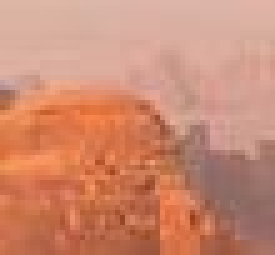
#> input picture python_cuda/export/480.jpg, 55 x 51 px, found by its file name (shown 5 times larger)
$ python main.py
#> lines starting #> are read from the running program, lines starting #| are printed output that depends on the picture
import pycuda.autoinit
import pycuda.driver as drv
import pycuda.compiler as compiler
import numpy as np
import math
import sys
import timeit
from PIL import Image


def apply_filter_cpu(input_image, kernel):
    height, width = input_image.shape
    kernel_height, kernel_width = kernel.shape

    # Padding the image to handle borders
    pad_height, pad_width = kernel_height // 2, kernel_width // 2
    padded_image = np.pad(input_image, ((pad_height, pad_height), (pad_width, pad_width)), mode='constant', constant_values=0)

    # Output image
    output_image = np.zeros_like(input_image)

    # Applying the filter
    for row in range(height):
        for col in range(width):
            for i in range(-pad_height, pad_height + 1):
                for j in range(-pad_width, pad_width + 1):
                    y = min(max(row + i, 0), height - 1)
                    x = min(max(col + j, 0), width - 1)
                    output_image[row, col] += kernel[i + pad_height, j + pad_width] * padded_image[y + pad_height, x + pad_width]

    return output_image

def gaussian_blur_python(input_image:str,output_image:str):

#> called with input_image = 'images\\480.jpg', output_image = 'python_cuda\\export\\480.jpg'
    try:
        img = Image.open(input_image)
#> img is the input picture: PIL image 55x51 RGB; mean R, G, B 204.5, 138.4, 113.9
        input_array = np.array(img)
        red_channel = input_array[:, :, 0].copy()
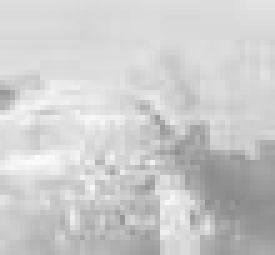
#> red_channel: shape (51, 55) (shown 5 times larger); min 136, max 251, mean 204.5
        green_channel = input_array[:, :, 1].copy()
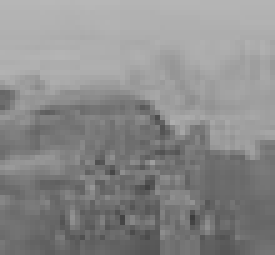
#> green_channel: shape (51, 55) (shown 5 times larger); min 61, max 183, mean 138.4
        blue_channel = input_array[:, :, 2].copy()
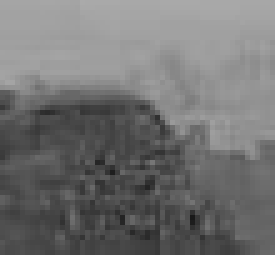
#> blue_channel: shape (51, 55) (shown 5 times larger); min 25, max 170, mean 113.9
    except FileNotFoundError:
        sys.exit("Cannot load image file")


    time_started = timeit.default_timer()

    sigma = 20
    kernel_width = int(3 * sigma)
    if kernel_width % 2 == 0:
        kernel_width = kernel_width - 1

    kernel_matrix = np.empty((kernel_width, kernel_width), np.float32)
    kernel_half_width = kernel_width // 2
    for i in range(-kernel_half_width, kernel_half_width + 1):
        for j in range(-kernel_half_width, kernel_half_width + 1):
            kernel_matrix[i + kernel_half_width][j + kernel_half_width] = (
                    np.exp(-(i ** 2 + j ** 2) / (2 * sigma ** 2))
                    / (2 * np.pi * sigma ** 2)
            )
    gaussian_kernel = kernel_matrix / kernel_matrix.sum()


    height, width = input_array.shape[:2]
#> height = 51; width = 55
    dim_block = 32
    dim_grid_x = math.ceil(width / dim_block)
#> dim_grid_x = 2
    dim_grid_y = math.ceil(height / dim_block)
#> dim_grid_y = 2


#> (the run stopped early here; a loop or call above may not have finished)
